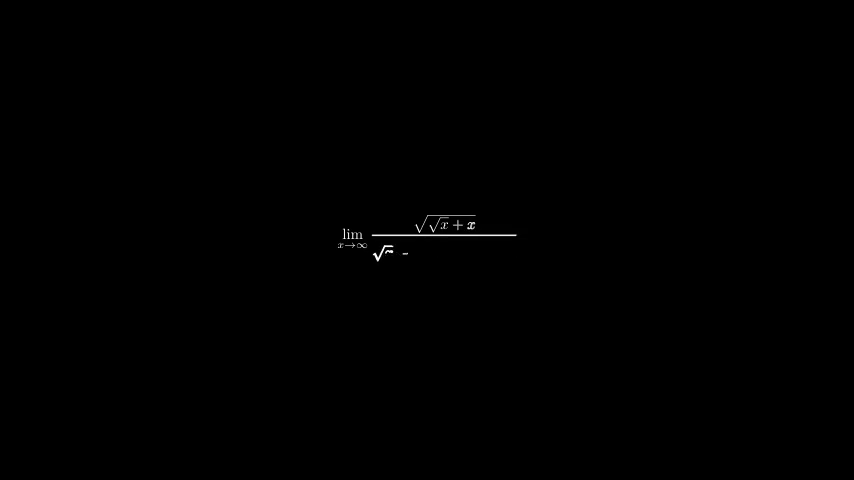
#> input picture frame 570 of LatexAnimation.mp4, 854 x 480 px, given in place of r_S01_E01_WebRip_Dual_Audio_Hindi_5_1_+_English_5_1_720p.mkv, which was not available
$ python filters.py
#> lines starting #> are read from the running program, lines starting #| are printed output that depends on the picture; pictures that were not available may be replaced by others from this repository, and a replacement may not be noted
import cv2
import numpy as np

path = r"D:\the Witcher\The_Witcher_S01_E01_WebRip_Dual_Audio_Hindi_5_1_+_English_5_1_720p.mkv"
video = cv2.VideoCapture(path)
while True:
    state, frame = video.read()
#> frame is the input picture: shape (480, 854, 3); min 0, max 255, mean 0.3
    if not state:
        break

    frame = cv2.resize(frame,(0,0),fx=.6,fy=.6)
#> frame: shape (288, 512, 3)
    gray = cv2.cvtColor(frame,cv2.COLOR_BGR2GRAY)
    rgb = cv2.cvtColor(frame,cv2.COLOR_BGR2RGB)
    hsv = cv2.cvtColor(frame,cv2.COLOR_BGR2HSV_FULL)
#> hsv: shape (288, 512, 3); mean H, S, V 0, 0, 0.3
    gray_or = cv2.cvtColor(gray,cv2.COLOR_GRAY2BGR)

    s1 = cv2.hconcat([frame, cv2.merge([gray,gray,gray])])
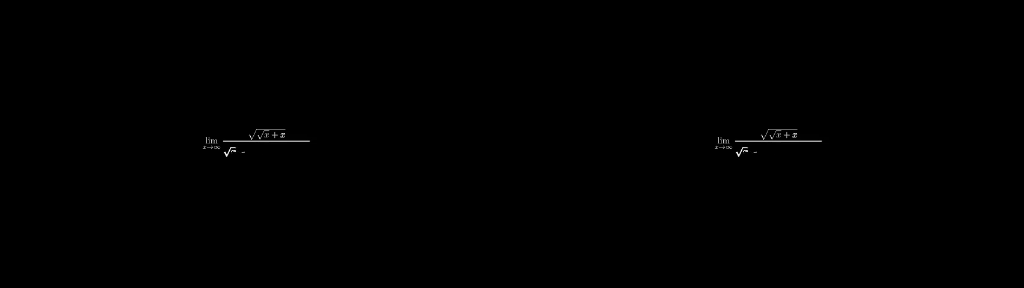
#> s1: shape (288, 1024, 3); min 0, max 253, mean 0.3
    s2 = cv2.hconcat([rgb,gray_or])
    all = cv2.vconcat([s1,s2])

    h,w,_ = all.shape
#> h = 576; w = 1024

    all =cv2.putText(all,"Orignal",(50,100),cv2.FONT_HERSHEY_SIMPLEX,1,(255,255,255),4)
    all =cv2.putText(all,"Grayscale",(50+w//2,100),cv2.FONT_HERSHEY_SIMPLEX,1,(255,0,255),4)
    all =cv2.putText(all,"RGB",(50,100+h//2),cv2.FONT_HERSHEY_SIMPLEX,1,(255,255,255),4)
    all =cv2.putText(all,"HSV",(50+w//2,100+h//2),cv2.FONT_HERSHEY_SIMPLEX,1,(255,255,255),4)
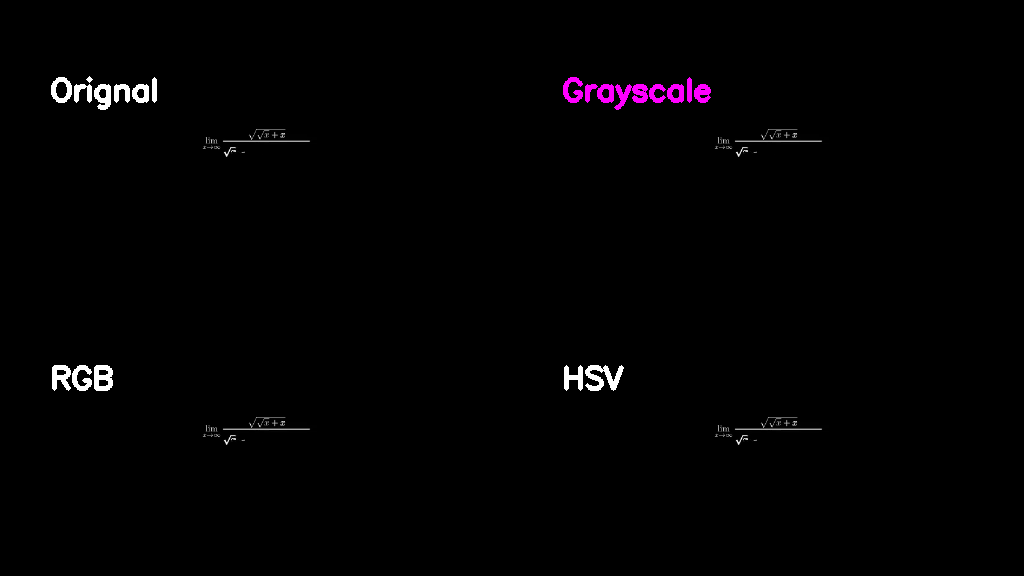
#> all: shape (576, 1024, 3); mean B, G, R 2.5, 1.7, 2.5


    cv2.imshow("video",all)


    # cv2.imshow("video bw",gray)
    # cv2.imshow("video rgb",rgb)
    # cv2.imshow("video hsv",hsv)
    print(gray.shape)
#| (288, 512)
    if cv2.waitKey(1) == ord("q"):
#> (key q is pressed here)
        break

$ run again, starting later in the video
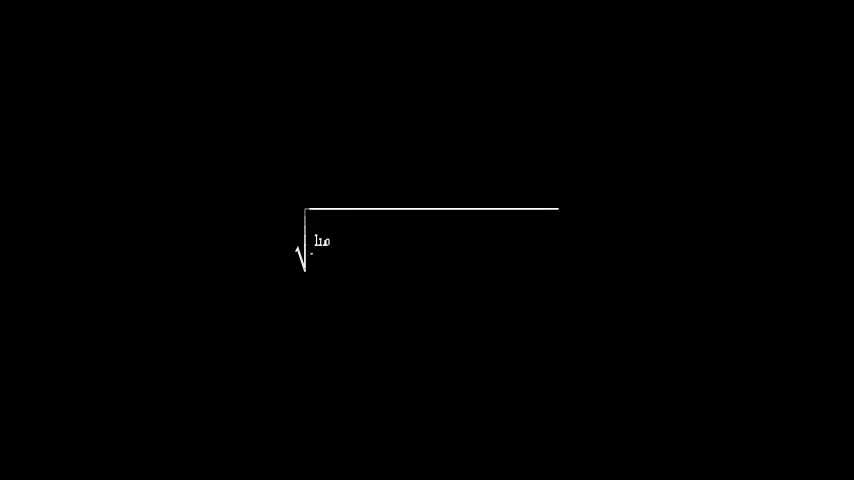
#> input picture frame 2565 of LatexAnimation.mp4, 854 x 480 px, given in place of r_S01_E01_WebRip_Dual_Audio_Hindi_5_1_+_English_5_1_720p.mkv, which was not available
#> frame is the input picture: shape (480, 854, 3); min 0, max 255, mean 0.4
#> frame: shape (288, 512, 3)
#> hsv: shape (288, 512, 3); mean H, S, V 0, 0, 0.4
#> `s1 = cv2.hconcat([frame, cv2.merge([gray,gray,gray])])`:
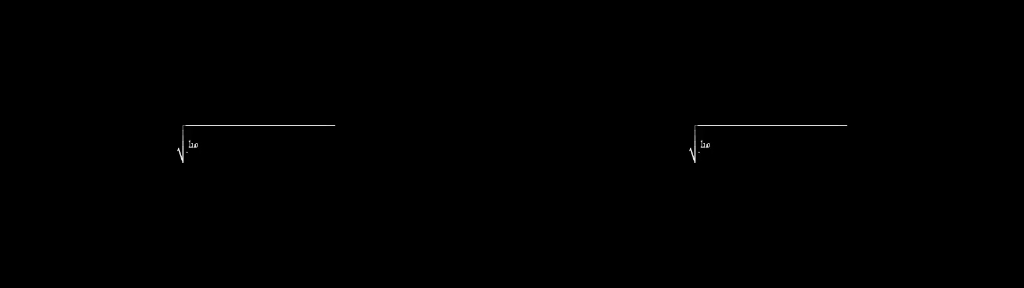
#> s1: shape (288, 1024, 3); min 0, max 245, mean 0.4
#> `all =cv2.putText(all,"HSV",(50+w//2,100+h//2),cv2.FONT_HERSHEY_SIMPLEX..`:
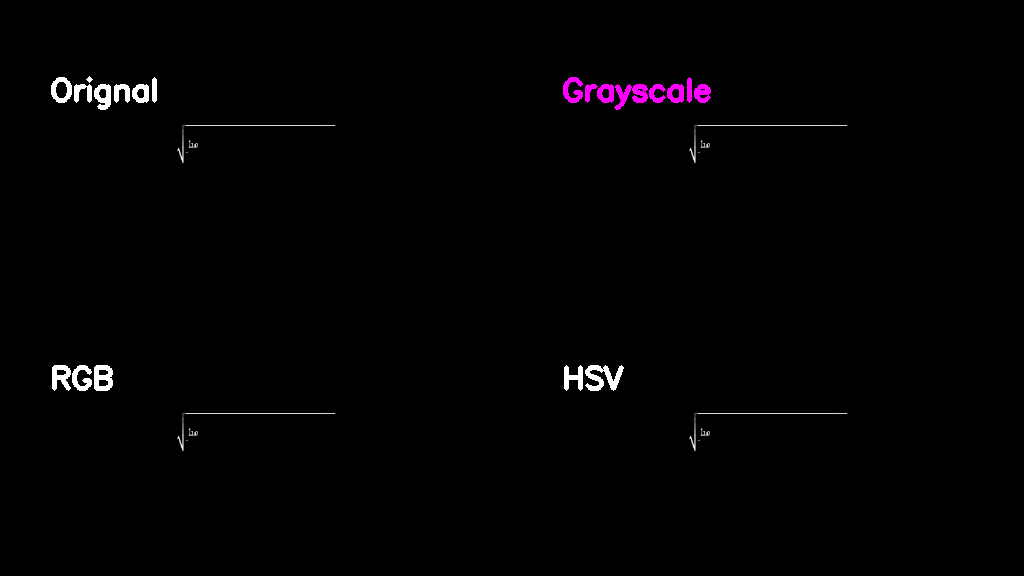
#> all: shape (576, 1024, 3); mean B, G, R 2.5, 1.7, 2.5
#| (288, 512)

$ run again, starting later in the video
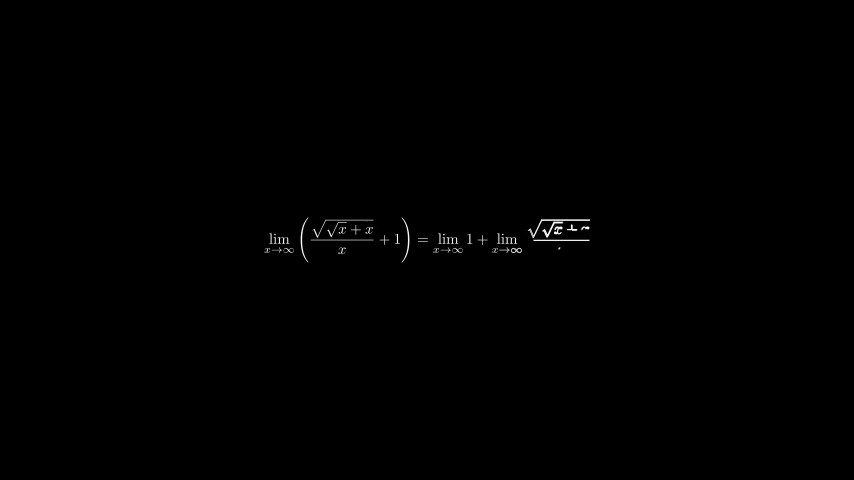
#> input picture frame 4560 of LatexAnimation.mp4, 854 x 480 px, given in place of r_S01_E01_WebRip_Dual_Audio_Hindi_5_1_+_English_5_1_720p.mkv, which was not available
#> frame is the input picture: shape (480, 854, 3); min 0, max 255, mean 0.6
#> frame: shape (288, 512, 3)
#> hsv: shape (288, 512, 3); mean H, S, V 0, 0, 0.6
#> `s1 = cv2.hconcat([frame, cv2.merge([gray,gray,gray])])`:
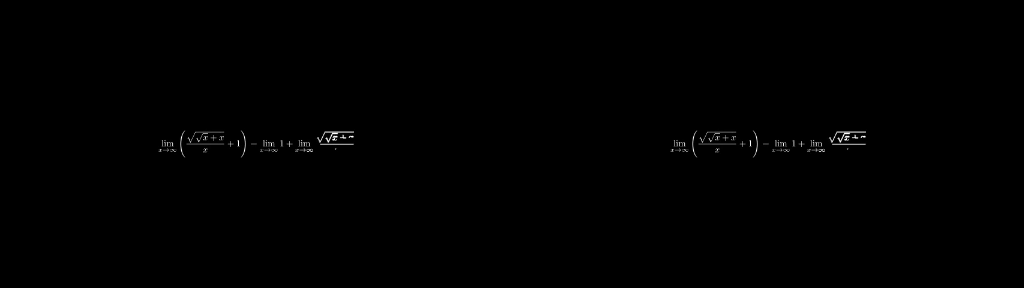
#> s1: shape (288, 1024, 3); min 0, max 255, mean 0.6
#> `all =cv2.putText(all,"HSV",(50+w//2,100+h//2),cv2.FONT_HERSHEY_SIMPLEX..`:
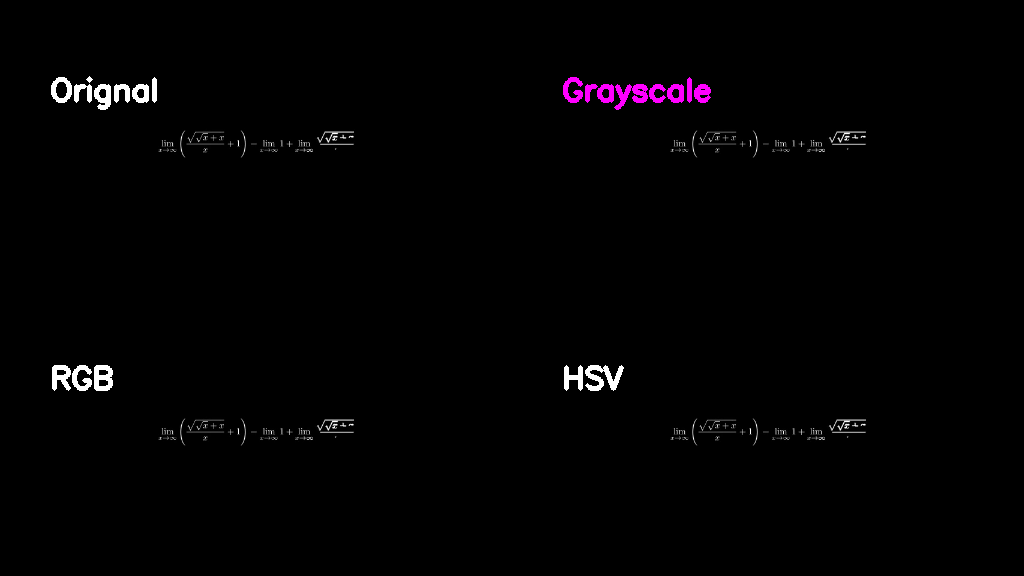
#> all: shape (576, 1024, 3); mean B, G, R 2.7, 1.9, 2.7
#| (288, 512)
